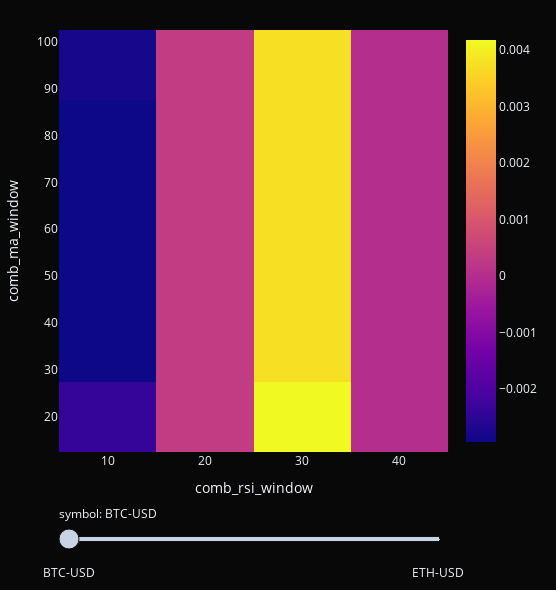

Here is the notebook cell this chart was saved with:
### Code cell
fig = returns.vbt.heatmap(
    x_level="comb_rsi_window",
    y_level="comb_ma_window",
    slider_level="symbol",
    **PLOTLY_THEME
    # theme="plotly_dark"
)
fig.show()

### Figure 1 — Plotly figure (JSON) as saved in the notebook; plotly's stock layout.template omitted (floating-point values rounded to 4 significant figures)
{"data": [{"colorscale": [[0, "#0d0887"], [0.1111, "#46039f"], [0.2222, "#7201a8"], [0.3333, "#9c179e"], [0.4444, "#bd3786"], [0.5556, "#d8576b"], [0.6667, "#ed7953"], [0.7778, "#fb9f3a"], [0.8889, "#fdca26"], [1, "#f0f921"]], "hoverongaps": false, "hovertemplate": "comb_rsi_window: %{x}<br>comb_ma_window: %{y}<br>value: %{z}<extra></extra>", "name": "BTC-USD", "type": "heatmap", "uid": "8eb52241-1dff-459c-9143-9e846e0e8936", "visible": true, "x": [10, 20, 30, 40], "y": [20, 35, 50, 65, 80, 95], "z": [[-0.002384, 0.0003462, 0.004173, 0], [-0.00294, 0.0003462, 0.003731, 0], [-0.00294, 0.0003462, 0.003731, 0], [-0.00294, 0.0003462, 0.003731, 0], [-0.00294, 0.0003462, 0.003731, 0], [-0.002818, 0.0003462, 0.003731, 0]]}, {"colorscale": [[0, "#0d0887"], [0.1111, "#46039f"], [0.2222, "#7201a8"], [0.3333, "#9c179e"], [0.4444, "#bd3786"], [0.5556, "#d8576b"], [0.6667, "#ed7953"], [0.7778, "#fb9f3a"], [0.8889, "#fdca26"], [1, "#f0f921"]], "hoverongaps": false, "hovertemplate": "comb_rsi_window: %{x}<br>comb_ma_window: %{y}<br>value: %{z}<extra></extra>", "name": "ETH-USD", "type": "heatmap", "uid": "f4290ae6-5eec-401c-a169-e44c9ad3f0f7", "visible": false, "x": [10, 20, 30, 40], "y": [20, 35, 50, 65, 80, 95], "z": [[-0.01445, -0.0109, -0.006759, -0.001614], [-0.01445, -0.0109, -0.006759, -0.01065], [-0.01454, -0.0109, -0.006759, -0.01065], [-0.01611, -0.0109, -0.006759, -0.01065], [-0.01102, -0.0109, -0.006759, -0.01065], [-0.006896, -0.0109, -0.006759, -0.01065]]}], "layout": {"height": 590, "legend": {"orientation": "h", "traceorder": "normal", "x": 1, "xanchor": "right", "y": 1.02, "yanchor": "bottom"}, "margin": {"b": 30, "l": 30, "r": 30, "t": 30}, "paper_bgcolor": "#080808", "plot_bgcolor": "#080808", "sliders": [{"active": 0, "currentvalue": {"prefix": "symbol: "}, "pad": {"t": 50}, "steps": [{"args": [{"visible": [true, false]}, {}], "label": "BTC-USD", "method": "update"}, {"args": [{"visible": [false, true]}, {}], "label": "ETH-USD", "method": "update"}]}], "width": 556, "xaxis": {"title": {"text": "comb_rsi_window"}}, "yaxis": {"title": {"text": "comb_ma_window"}}}}
